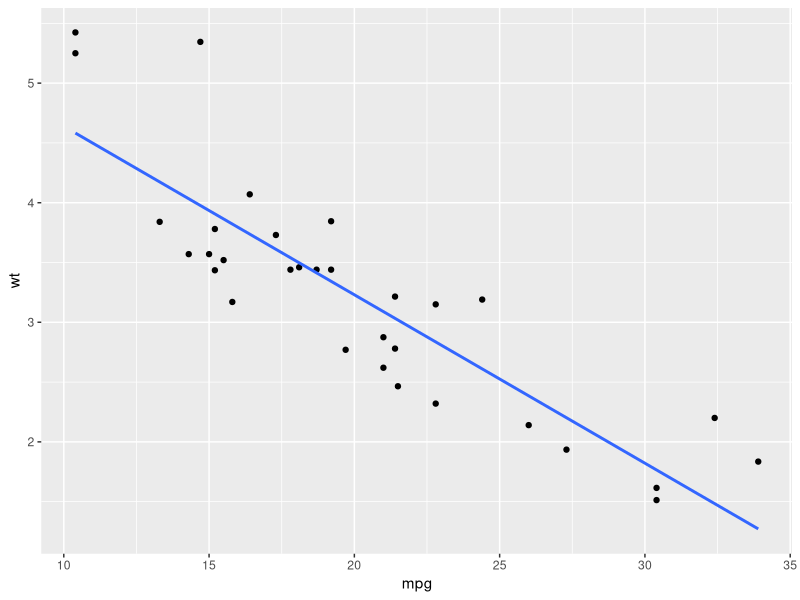
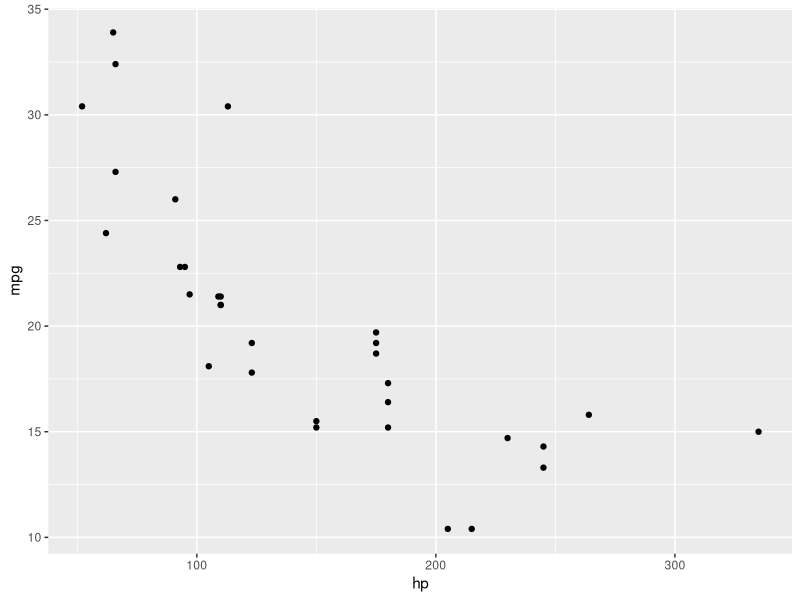
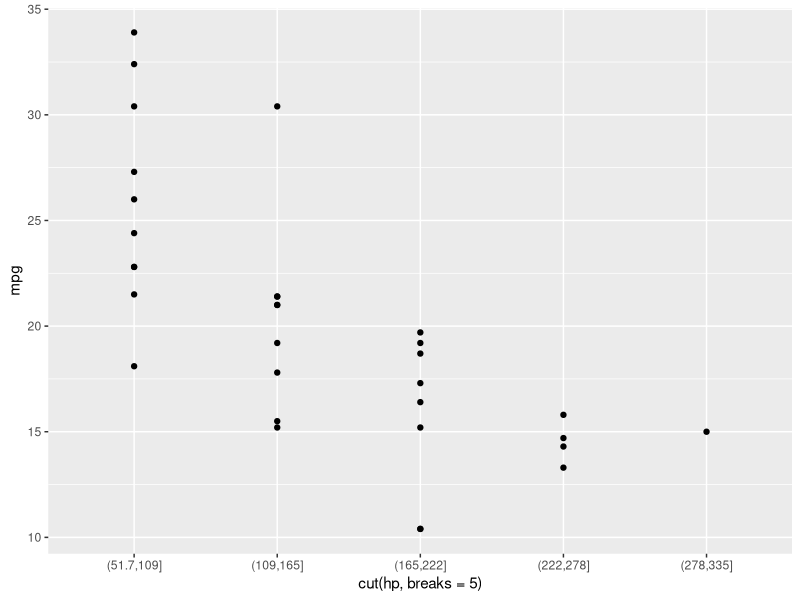
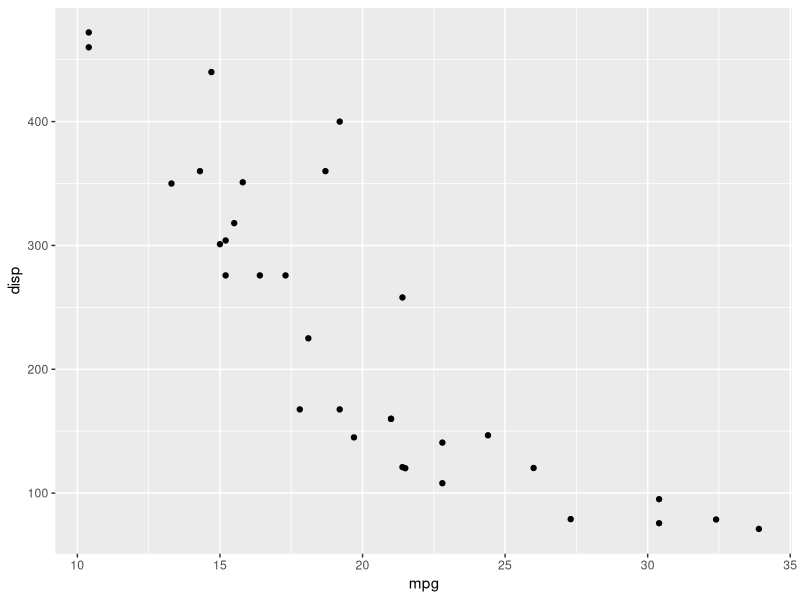
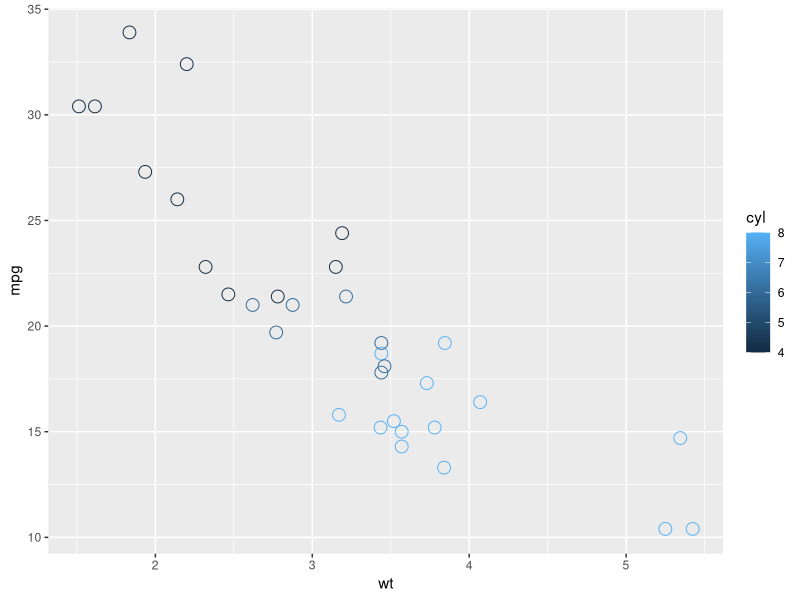
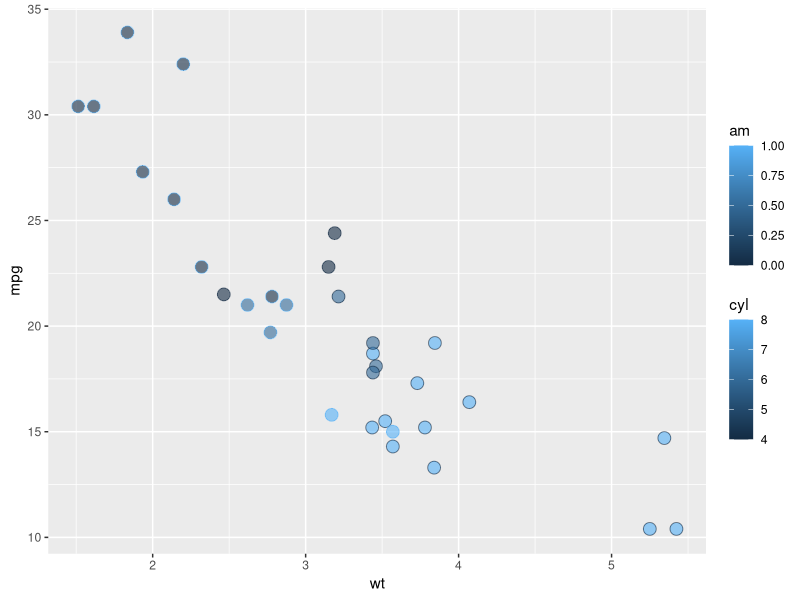
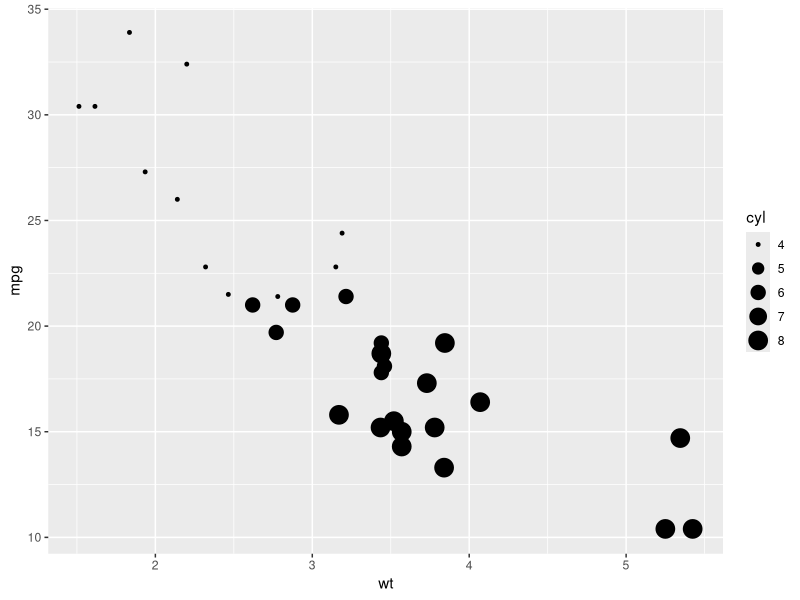
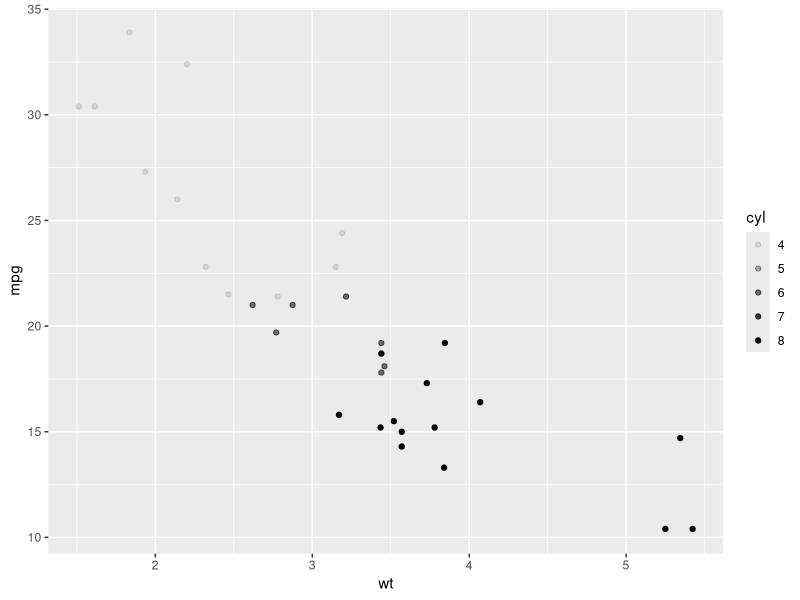

R code for these plots, in order: (Note: this script raises an error after producing the figures.)

# http://ggplot2.tidyverse.org/reference/

#install.packages('tidyverse')
#install.packages('psych')
#install.packages('reshape2')

install.packages("rbokeh")
Sys.setenv(LANG = "en")
Sys.setlocale("LC_ALL", "English")

library(tidyverse)

#############   Correlation   ##################################

head(mtcars)

# Pearson product-moment correlation(r) with no missing value
mtcars %>%summarize(N = n(), r = cor(mpg,wt, 
                                     use = "pairwise.complete.obs"))


mtcars %>%group_by(cyl)%>%summarize(N = n(), r = cor(mpg,wt, 
                                     use = "pairwise.complete.obs"))
mtcars001=mtcars
glimpse(mtcars001)




ggplot(data = mtcars, aes(x = mpg, y = wt)) + 
  geom_point() + 
  geom_smooth(method = "lm", se = FALSE)


library(tidyverse)

library(dplyr)
glimpse(mtcars)














# numeric  vs numeric
ggplot(data = mtcars001, aes(x = hp, y = mpg)) + 
  geom_point()

# numeric  vs character
ggplot(data = mtcars001, aes(x = cut(hp, breaks = 5), y = mpg)) + 
  geom_point()






##########   Outlier #########################################















#############   Regression    ####################################










#######################       Scatter plot     #################################


t001=mtcars
glimpse(mtcars)
glimpse(t001)

ggplot(mtcars, aes(x = mpg, y = disp)) +
  geom_point()

ggplot(mtcars, aes(x = wt, y = mpg, col = cyl)) +
  geom_point(shape = 1, size = 4)

ggplot(mtcars, aes(x = wt, y = mpg, fill = cyl, col = am)) +
  geom_point(shape = 21, size = 4, alpha = 0.6)


# Map cyl to size
ggplot(mtcars, aes(x = wt, y = mpg, size = cyl)) +
  geom_point()

# Map cyl to alpha
ggplot(mtcars, aes(x = wt, y = mpg, alpha = cyl)) +
  geom_point()



# Map cyl to labels
ggplot(mtcars, aes(x = wt, y = mpg, label = cyl)) +
  geom_text()

# Shown in the viewer:
ggplot(mtcars, aes(x = cyl, y = wt)) +
  geom_point()

# Solutions:
# 1 - With geom_jitter()
ggplot(mtcars, aes(x = cyl, y = wt)) +
  geom_jitter(alpha = 0.2,shape = 1)


ggplot(mtcars, aes(x = wt, y = mpg, fill = cyl)) +
  geom_point(shape = 24, color = 'yellow')






########################    Line Plots  #############################################
recess=data.frame(begin=as.Date(c("1979-12-01", "1983-11-01")),end=as.Date(c("1978-12-01", "1984-11-01")))
str(recess)


# Basic line plot
ggplot(economics, aes(x = date, y = unemploy/pop)) +
  geom_line()

# Expand the following command with geom_rect() to draw the recess periods
ggplot(economics, aes(x = date, y = unemploy/pop)) +
  geom_rect(data = recess, 
            aes(xmin = begin, xmax = end, ymin = -Inf, ymax = +Inf), 
            inherit.aes = FALSE, fill = "red", alpha = 0.2) +
  geom_line()






##########################   Boxplot #######################

ggplot(mpg, aes(class, hwy)) +
  geom_boxplot(colour = "grey50") +
  geom_jitter()
#############################   Bar chart ##################




# Add geom (position = "stack" by default)
cyl.am + 
  geom_bar()

# Fill - show proportion
cyl.am + 
  geom_bar(position = "fill")  

# Dodging - principles of similarity and proximity
cyl.am +
  geom_bar(position = "dodge") 



#####################          Histogram        ##############################


# 1 - Make a univariate histogram
ggplot(mtcars, aes(x = mpg)) +
  geom_histogram()

# 2 - Plot 1, plus set binwidth to 1 in the geom layer
ggplot(mtcars, aes(x = mpg)) +
  geom_histogram(binwidth=1)


# 3 - Plot 2, plus MAP ..density.. to the y aesthetic (i.e. in a second aes() function)
ggplot(mtcars, aes(x = mpg)) +
  geom_histogram(aes(y = ..density..), binwidth = 1)


# 4 - plot 3, plus SET the fill attribute to "#377EB8"
ggplot(mtcars, aes(x = mpg,y=..density..)) +
  geom_histogram(aes(y = ..density..), binwidth = 1, fill = "#377EB8")




########################   qplot #######################################






p <- ggplot(mtcars, aes(x = wt, y = mpg)) + geom_point()

p + annotate("text", x = 4, y = 25, label = "Some text")

p + annotate("text", x = 2:5, y = 25, label = "Some text")

p + annotate("rect", xmin = 3, xmax = 4.2, ymin = 12, ymax = 21,
             alpha = .2)

p + annotate("segment", x = 2.5, xend = 4, y = 15, yend = 25,
             colour = "blue")

p + annotate("pointrange", x = 3.5, y = 20, ymin = 12, ymax = 28,
             colour = "red", size = 1.5)

p + annotate("text", x = 2:3, y = 20:21, label = c("my label", "label 2"))

p + annotate("text", x = 4, y = 25, label = "italic(R) ^ 2 == 0.75",
             parse = TRUE)

p + annotate("text", x = 4, y = 25,
             label = "paste(italic(R) ^ 2, \" = .75\")", parse = TRUE)





######################   Bloomberg Plot ##############################

set.seed(199)
dat = data.frame(date = seq(as.Date("2013/10/01"), as.Date("2013/12/31"), by="1 day"),
                 price = cumsum(rnorm(92, 0, 1)) + 100)

ggplot(dat, aes(date, y=price)) +
  geom_area(fill="navyblue", colour="white", alpha=0.5) +
  theme(plot.background=element_rect(fill="black"),
        panel.background=element_rect(fill="#101040"),
        panel.grid.minor=element_blank(),
        panel.grid.major=element_line(linetype=2),
        axis.text=element_text(size=15, colour="white")) +
  coord_cartesian(ylim=c(min(dat$price) - 1, max(dat$price) + 1),
                  xlim=c(min(dat$date)-2, max(dat$date)+10)) +
  annotate("rect", xmin=max(dat$date) + 0.75, xmax=max(dat$date) + 7.25, 
           ymin=dat$price[dat$date==max(dat$date)] - 0.25, 
           ymax=dat$price[dat$date==max(dat$date)] + 0.25, fill="white", colour="black") +
  annotate("text", max(dat$date) + 1, dat$price[dat$date==max(dat$date)], 
           label=paste0("$", round(dat$price[dat$date==max(dat$date)],2)), 
           colour="black", hjust=0)















